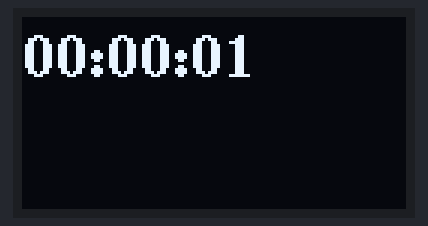
Simulated run of this sketch. Board: Arduino Uno, built with avr-gcc and run on an emulated ATmega328P. Shown: 128×64 one-colour display.

Above: at 1.1 s.
At 5.1 s:
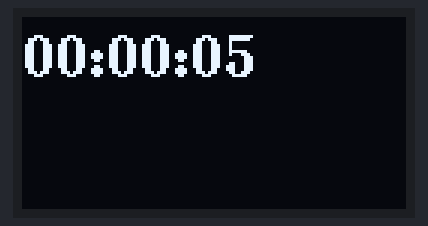
At 10.1 s:
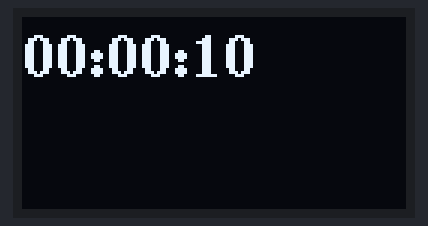
At 19.1 s:
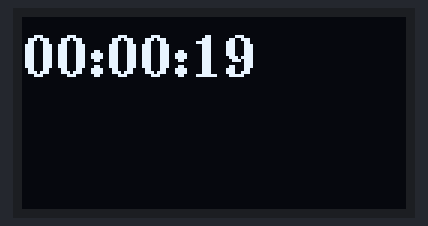
At 28.1 s:
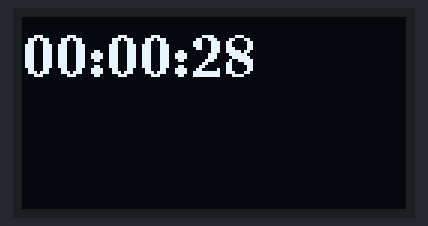
At 38.1 s:
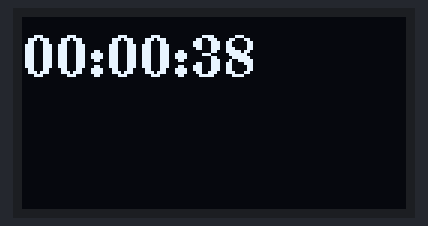

Measured:
- what the display in image 0 shows lasts 1.0 s, from 1.0 s to 2.0 s

The sketch:

time.ino
```cpp
#include <Wire.h>
#include <U8g2lib.h>

// 初始化U8g2对象
U8G2_SH1106_128X64_NONAME_F_HW_I2C u8g2(U8G2_R0, /* reset=*/ U8X8_PIN_NONE);

void setup(void) {
  u8g2.begin();
}

unsigned long previousMillis = 0;
const long interval = 1000;

void loop(void) {
  unsigned long currentMillis = millis();

  if (currentMillis - previousMillis >= interval) {
    previousMillis = currentMillis;

    // Get the current time using millis()
    unsigned long currentTime = currentMillis / 1000; // Convert milliseconds to seconds
    int hours = (currentTime / 3600) % 24;
    int minutes = (currentTime / 60) % 60;
    int seconds = currentTime % 60;

    u8g2.clearBuffer(); // Clear the buffer before updating

    // Format time as HH:MM:SS
    char timeStr[9];
    sprintf(timeStr, "%02d:%02d:%02d", hours, minutes, seconds);

    // Set font and draw time
    u8g2.setFont(u8g2_font_ncenB14_tr); // Choose a suitable font
    u8g2.drawStr(0, 20, timeStr);

    u8g2.sendBuffer(); // Send the buffer to the display
  }
}
```
